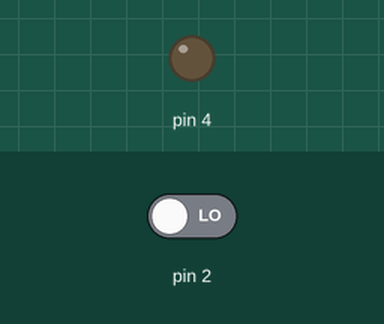
Simulated run of this sketch. Board: Arduino Uno, built with avr-gcc and run on an emulated ATmega328P. Parts: output pins drawn as LEDs (lit = HIGH). Inputs (shaded band) come from the test bench; at power-on: pin 2 LOW.

Above: at 1.2 s.
1.3 s: pin 2 driven HIGH
At 1.6 s:
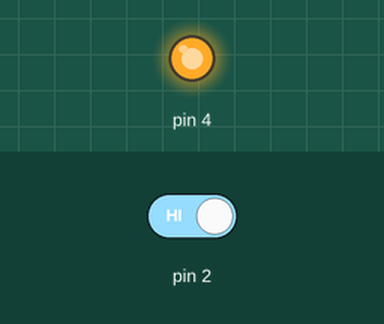
2.8 s: pin 2 driven LOW
At 4.0 s:
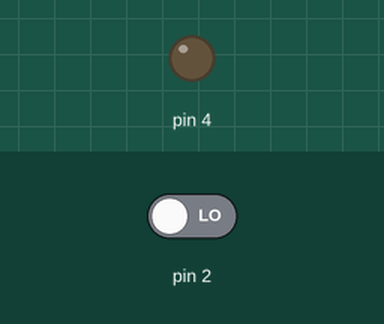
Timing chart, 0 to 5.8 s (numbered marks = the images above; inputs shaded):
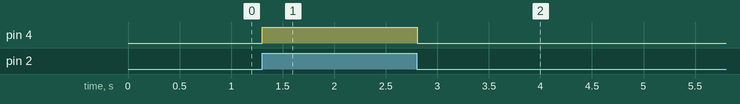

Measured:
- after the input at 1.3 s, pin 4: LOW → HIGH at once
- after the input at 2.8 s, pin 4: HIGH → LOW at once

The sketch:

codigo.ino
```cpp
// C++ code
//
void setup()
{
  pinMode(4, OUTPUT);
  pinMode(2, INPUT);
}

int var;
void loop()
{
  var = digitalRead(2);
  if(var){
  digitalWrite(4, HIGH);
  }else{
  digitalWrite(4, LOW);
  }
  delay(10);
}
```
